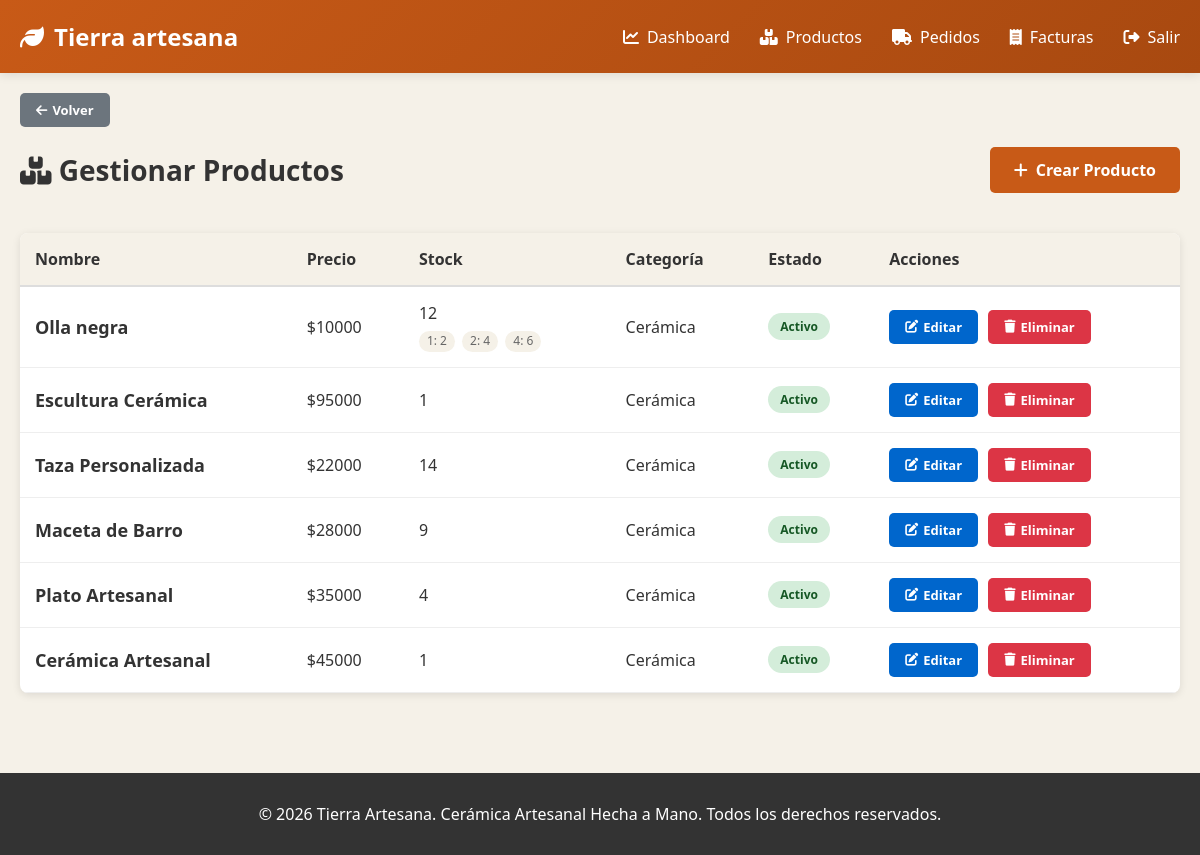
The page /dashboard/productos/ (signed in) on the database its author committed.
### tienda/models.py (models this page shows, shortened)
class Producto(models.Model):
    nombre = models.CharField(max_length=200)
    descripcion = models.TextField()
    precio = models.DecimalField(max_digits=10, decimal_places=2)
    categoria = models.ForeignKey(Categoria, on_delete=models.SET_NULL, null=True, blank=True)
    cantidad_disponible = models.IntegerField()
    imagen = models.ImageField(upload_to='productos/', blank=True, null=True)
    tallas = models.CharField(max_length=200, blank=True, default='')
    fecha_creacion = models.DateTimeField(auto_now_add=True)
    activo = models.BooleanField(default=True)
    @property
    def tallas_con_stock(self):
        resultado = []
        for fragmento in (self.tallas or '').split(','):
            dato = fragmento.strip()
            if not dato:
                continue
            if ':' in dato:
                tamano_raw, stock_raw = dato.split(':', 1)
            else:
                tamano_raw, stock_raw = dato, ''
            tamano = tamano_raw.strip()
            if not tamano:
                continue
            stock = None
            stock_limpio = stock_raw.strip()
            if stock_limpio != '':
                try:
                    stock = int(Decimal(stock_limpio))
                except Exception:
                    stock = None
            resultado.append({
                'tamano': tamano,
                'stock': stock,
            })
        return resultado

class Categoria(models.Model):
    nombre = models.CharField(max_length=100)
    descripcion = models.TextField(blank=True)
    class Meta:
        verbose_name_plural = "Categorías"

### tienda/views.py (the view)
# urls.py: path('dashboard/productos/', views.productos_lista, name='productos_lista'),
@login_required(login_url='iniciar_sesion')
def productos_lista(request):
    if not verificar_admin(request):
        return redirect('index')
    productos = Producto.objects.all().order_by('-fecha_creacion')
    context = {
        'productos': productos,
    }
    return render(request, 'tienda/productos_lista.html', context)

### tienda/views.py (called while the page is built)
def verificar_admin(request):
    return request.user.is_authenticated and (request.user.is_staff or request.user.is_superuser)

### templates/tienda/productos_lista.html (shortened to what this page needs)
{% extends "tienda/base.html" %}
{% block content %}
    <div class="admin-container">
        <a href="{% url 'dashboard' %}" class="btn-back"><i class="fas fa-arrow-left"></i> Volver</a>
        <div class="page-header">
            <h1><i class="fas fa-boxes"></i> Gestionar Productos</h1>
            <a href="{% url 'productos_crear' %}" class="btn-primary">
                <i class="fas fa-plus"></i> Crear Producto
            </a>
        </div>
        {% if productos %}
            <div class="products-table">
                <table>
                    <thead>
                        <tr>
                            <th>Nombre</th>
                            <th>Precio</th>
                            <th>Stock</th>
                            <th>Categoría</th>
                            <th>Estado</th>
                            <th>Acciones</th>
                        </tr>
                    </thead>
                    <tbody>
                        {% for producto in productos %}
                            <tr>
                                <td class="product-name">{{ producto.nombre }}</td>
                                <td>${{ producto.precio|floatformat:0 }}</td>
                                <td>
                                    {{ producto.cantidad_disponible }}
                                    {% if producto.tallas_con_stock %}
                                        <div class="stock-breakdown">
                                            {% for item in producto.tallas_con_stock %}
                                                <span class="stock-chip">{{ item.tamano }}: {{ item.stock|default:0 }}</span>
                                            {% endfor %}
                                        </div>
                                    {% endif %}
                                </td>
                                <td>{{ producto.categoria.nombre|default:"Sin categoría" }}</td>
                                <td>
                                    <span class="status-badge {% if producto.activo %}status-active{% else %}status-inactive{% endif %}">
                                        {% if producto.activo %}Activo{% else %}Inactivo{% endif %}
                                    </span>
                                </td>
                                <td>
                                    <div class="actions">
                                        <a href="{% url 'productos_editar' producto.id %}" class="btn-edit">
                                            <i class="fas fa-edit"></i> Editar
                                        </a>
                                        <a href="{% url 'productos_eliminar' producto.id %}" class="btn-delete">
                                            <i class="fas fa-trash"></i> Eliminar
                                        </a>
                                    </div>
                                </td>
                            </tr>
                        {% endfor %}
                    </tbody>
                </table>
            </div>
        {% endif %}
    </div>
{% endblock %}

### rows shown on the page
Producto: nombre "Olla negra", precio "10000", cantidad_disponible "12", tamano "1" "2" "4", stock "2" "4" "6", categoria.nombre "Cerámica", activo "Activo"
Producto: nombre "Escultura Cerámica", precio "95000", cantidad_disponible "1", categoria.nombre "Cerámica", activo "Activo"
Producto: nombre "Taza Personalizada", precio "22000", cantidad_disponible "14", categoria.nombre "Cerámica", activo "Activo"
Producto: nombre "Maceta de Barro", precio "28000", cantidad_disponible "9", categoria.nombre "Cerámica", activo "Activo"
Producto: nombre "Plato Artesanal", precio "35000", cantidad_disponible "4", categoria.nombre "Cerámica", activo "Activo"
Producto: nombre "Cerámica Artesanal", precio "45000", cantidad_disponible "1", categoria.nombre "Cerámica", activo "Activo"
